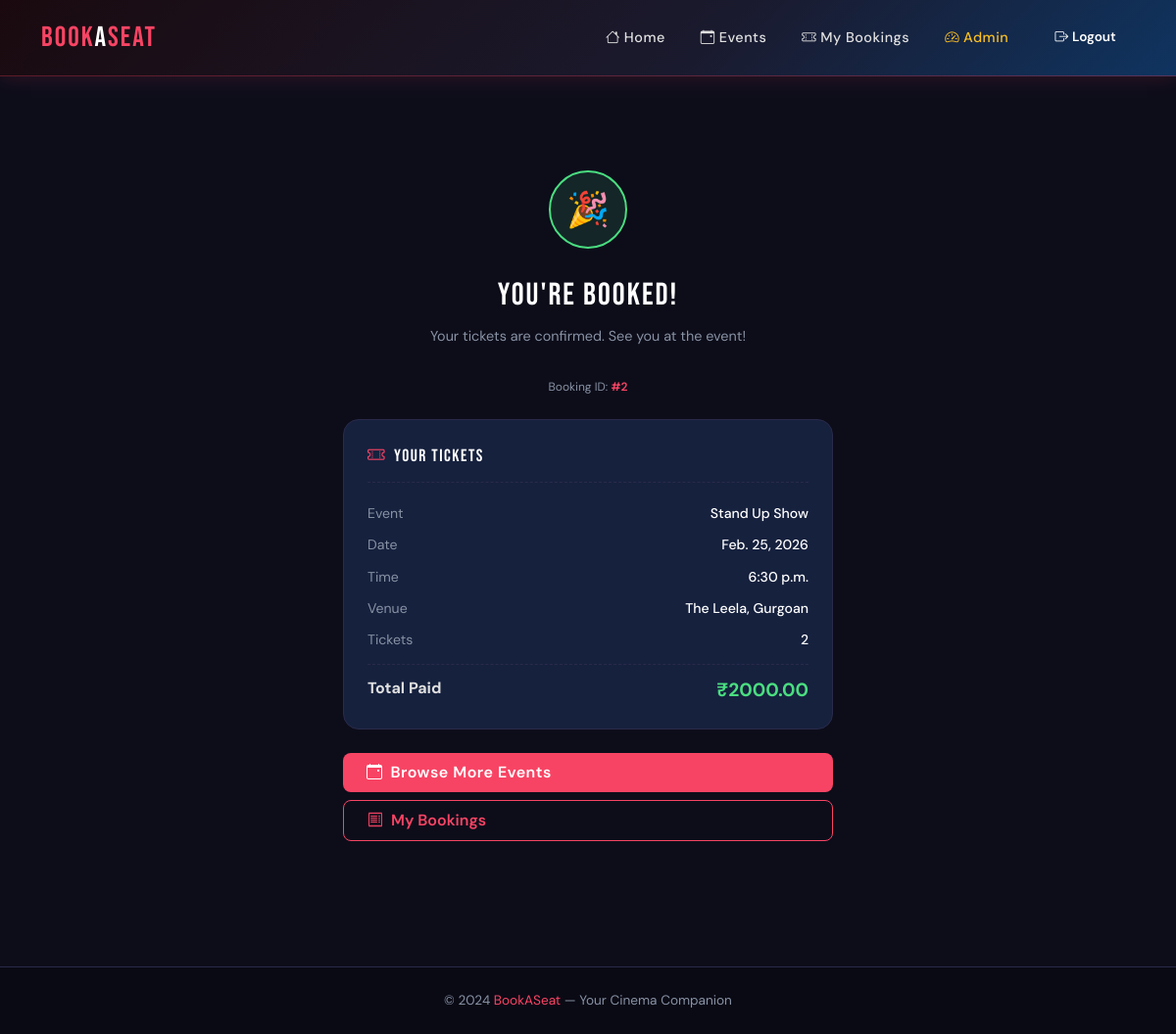
The page /events/booking/2/success/ (signed in) on the database its author committed.
### bookings/models.py (models this page shows, shortened)
class EventBooking(models.Model):
    STATUS_CHOICES = [
        ('PENDING', 'Pending'),
        ('CONFIRMED', 'Confirmed'),
        ('CANCELLED', 'Cancelled'),
    ]
    user = models.ForeignKey(
        settings.AUTH_USER_MODEL,
        on_delete=models.CASCADE,
        related_name='event_bookings'
    )
    event = models.ForeignKey(
        'events.Event',
        on_delete=models.CASCADE,
        related_name='event_bookings'
    )
    quantity = models.PositiveIntegerField(default=1)
    total_price = models.DecimalField(max_digits=10, decimal_places=2)
    status = models.CharField(max_length=10, choices=STATUS_CHOICES, default='PENDING')
    created_at = models.DateTimeField(auto_now_add=True)

### events/models.py (models this page shows, shortened)
class Event(models.Model):
    title = models.CharField(max_length=255)
    event_type = models.CharField(max_length=20, choices=EVENT_TYPE_CHOICES, default='other')
    description = models.TextField(blank=True)
    venue = models.ForeignKey(Venue, on_delete=models.SET_NULL, null=True, related_name='events')
    event_date = models.DateField()
    event_time = models.TimeField()
    price = models.DecimalField(max_digits=8, decimal_places=2)
    total_seats = models.PositiveIntegerField(default=100)
    available_seats = models.PositiveIntegerField(default=100)
    poster = models.ImageField(upload_to='events/posters/', blank=True, null=True)
    language = models.CharField(max_length=50, blank=True)
    is_active = models.BooleanField(default=True)
    created_at = models.DateTimeField(auto_now_add=True)

class Venue(models.Model):
    name = models.CharField(max_length=255)
    city = models.CharField(max_length=100)
    address = models.TextField()
    capacity = models.PositiveIntegerField(default=0)

### events/views.py (the view)
# urls.py: path('booking/<int:booking_id>/success/', views.event_booking_success, name='event_booking_success'),
@login_required
def event_booking_success(request, booking_id):
    booking = get_object_or_404(EventBooking, id=booking_id, user=request.user)
    return render(request, 'events/booking_success.html', {'booking': booking})

### events/templates/events/booking_success.html (shortened to what this page needs)
{% extends 'base.html' %}
{% block content %}
<div class="success-wrapper animate__animated animate__fadeInUp">
  <div class="success-icon">🎉</div>
  <div class="success-title">You're Booked!</div>
  <p class="success-sub">Your tickets are confirmed. See you at the event!</p>
  <div class="booking-id">Booking ID: <span>#{{ booking.id }}</span></div>
  <div class="ticket-card">
    <div class="ticket-header"><i class="bi bi-ticket-perforated me-2" style="color:var(--bms-red);"></i>YOUR TICKETS</div>
    <div class="ticket-row"><span>Event</span><span>{{ booking.event.title }}</span></div>
    <div class="ticket-row"><span>Date</span><span>{{ booking.event.event_date }}</span></div>
    <div class="ticket-row"><span>Time</span><span>{{ booking.event.event_time }}</span></div>
    {% if booking.event.venue %}
      <div class="ticket-row"><span>Venue</span><span>{{ booking.event.venue.name }}, {{ booking.event.venue.city }}</span></div>
    {% endif %}
    <div class="ticket-row"><span>Tickets</span><span>{{ booking.quantity }}</span></div>
    <div class="ticket-total">
      <span>Total Paid</span>
      <span>₹{{ booking.total_price }}</span>
    </div>
  </div>
  <a href="{% url 'event_list' %}" class="btn btn-bms-primary w-100 py-2 mb-2">
    <i class="bi bi-calendar-event me-2"></i>Browse More Events
  </a>
  <a href="{% url 'my_bookings' %}" class="btn btn-bms-outline w-100 py-2">
    <i class="bi bi-receipt me-2"></i>My Bookings
  </a>
</div>
{% endblock %}

### templates/base.html (style rules this page uses)
:root { --bms-red: #f84464; --bms-dark: #1a1a2e; --bms-card-bg: #16213e; --bms-accent: #0f3460; --bms-text: #e0e0e0; --bms-muted: #8892a4; --bms-border: #2a2a4a; }
* { box-sizing: border-box; }
body { background-color: #0d0d1a; color: var(--bms-text); font-family: 'DM Sans', sans-serif; min-height: 100vh; }
.btn-bms-primary { display: inline-flex; align-items: center; width: fit-content; background: var(--bms-red); color: #fff; border: none; font-weight: 600; letter-spacing: 0.5px; border-radius: 8px; padding: 0.55rem 1.5rem; transition: all 0.2s ease; text-decoration: none; }
.btn-bms-outline { display: inline-flex; align-items: center; width: fit-content; background: transparent; color: var(--bms-red); border: 1.5px solid var(--bms-red); font-weight: 600; border-radius: 8px; padding: 0.55rem 1.5rem; transition: all 0.2s ease; text-decoration: none; }

### events/templates/events/booking_success.html (style rules this page uses)
.success-wrapper { max-width: 500px; margin: 3rem auto; text-align: center; }
.success-icon { width: 80px; height: 80px; border-radius: 50%; background: rgba(74,222,128,0.12); border: 2px solid #4ade80; display: flex; align-items: center; justify-content: center; font-size: 2.2rem; margin: 0 auto 1.5rem; animation: confirm-pulse 2s ease infinite; }
.success-title { font-family: 'Bebas Neue', sans-serif; font-size: 2rem; letter-spacing: 2px; color: #fff; margin-bottom: 0.4rem; }
.success-sub { color: var(--bms-muted); font-size: 0.9rem; margin-bottom: 2rem; }
.ticket-card { background: var(--bms-card-bg); border: 1px solid var(--bms-border); border-radius: 16px; padding: 1.5rem; text-align: left; margin-bottom: 1.5rem; }
.ticket-header { font-family: 'Bebas Neue', sans-serif; font-size: 1.1rem; letter-spacing: 1.5px; color: #fff; margin-bottom: 1rem; padding-bottom: 0.75rem; border-bottom: 1px dashed var(--bms-border); }
.ticket-row { display: flex; justify-content: space-between; font-size: 0.88rem; padding: 0.35rem 0; color: var(--bms-muted); animation: fadeInUp 0.4s ease both; }
.ticket-row:nth-child(2) { animation-delay: 0.18s; }
.ticket-row:nth-child(3) { animation-delay: 0.26s; }
.ticket-row:nth-child(4) { animation-delay: 0.34s; }
.ticket-row:nth-child(5) { animation-delay: 0.42s; }
.ticket-row span:last-child { color: #fff; font-weight: 500; }
.ticket-total { display: flex; justify-content: space-between; font-size: 1rem; font-weight: 700; border-top: 1px dashed var(--bms-border); padding-top: 0.75rem; margin-top: 0.5rem; }
.ticket-total span:last-child { color: #4ade80; font-size: 1.2rem; }
.booking-id { font-size: 0.75rem; color: var(--bms-muted); margin-bottom: 1.5rem; }
.booking-id span { color: var(--bms-red); font-weight: 600; }

### rows shown on the page
EventBooking: id "2", event "Stand Up Show", event.event_date "Feb. 25, 2026", event.event_time "6:30 p.m.", event.venue.name "The Leela", event.venue.city "Gurgoan", quantity "2", total_price "2000.00"
